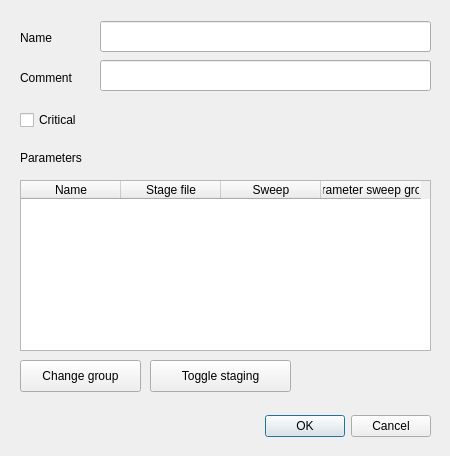
<?xml version="1.0" encoding="UTF-8"?>
<ui version="4.0">
 <class>Dialog</class>
 <widget class="QDialog" name="Dialog">
  <property name="geometry">
   <rect>
    <x>0</x>
    <y>0</y>
    <width>450</width>
    <height>456</height>
   </rect>
  </property>
  <property name="windowTitle">
   <string>Edit task</string>
  </property>
  <widget class="QDialogButtonBox" name="buttonBox">
   <property name="geometry">
    <rect>
     <x>250</x>
     <y>410</y>
     <width>181</width>
     <height>32</height>
    </rect>
   </property>
   <property name="orientation">
    <enum>Qt::Horizontal</enum>
   </property>
   <property name="standardButtons">
    <set>QDialogButtonBox::Cancel|QDialogButtonBox::Ok</set>
   </property>
  </widget>
  <widget class="QLabel" name="labelName">
   <property name="geometry">
    <rect>
     <x>20</x>
     <y>30</y>
     <width>62</width>
     <height>16</height>
    </rect>
   </property>
   <property name="text">
    <string>Name</string>
   </property>
  </widget>
  <widget class="QLabel" name="labelComment">
   <property name="geometry">
    <rect>
     <x>20</x>
     <y>70</y>
     <width>71</width>
     <height>16</height>
    </rect>
   </property>
   <property name="text">
    <string>Comment</string>
   </property>
  </widget>
  <widget class="QLabel" name="labelParameters">
   <property name="geometry">
    <rect>
     <x>20</x>
     <y>150</y>
     <width>91</width>
     <height>16</height>
    </rect>
   </property>
   <property name="text">
    <string>Parameters</string>
   </property>
  </widget>
  <widget class="QTableWidget" name="tableParameters">
   <property name="geometry">
    <rect>
     <x>20</x>
     <y>180</y>
     <width>411</width>
     <height>171</height>
    </rect>
   </property>
   <property name="editTriggers">
    <set>QAbstractItemView::NoEditTriggers</set>
   </property>
   <column>
    <property name="text">
     <string>Name</string>
    </property>
   </column>
   <column>
    <property name="text">
     <string>Stage file</string>
    </property>
   </column>
   <column>
    <property name="text">
     <string>Sweep</string>
    </property>
   </column>
   <column>
    <property name="text">
     <string>Parameter sweep group</string>
    </property>
   </column>
  </widget>
  <widget class="QLineEdit" name="textEditName">
   <property name="geometry">
    <rect>
     <x>100</x>
     <y>21</y>
     <width>331</width>
     <height>31</height>
    </rect>
   </property>
  </widget>
  <widget class="QLineEdit" name="textEditComment">
   <property name="geometry">
    <rect>
     <x>100</x>
     <y>60</y>
     <width>331</width>
     <height>31</height>
    </rect>
   </property>
  </widget>
  <widget class="QPushButton" name="buttonChangeGroup">
   <property name="geometry">
    <rect>
     <x>20</x>
     <y>360</y>
     <width>121</width>
     <height>32</height>
    </rect>
   </property>
   <property name="text">
    <string>Change group</string>
   </property>
  </widget>
  <widget class="QCheckBox" name="checkBoxCritical">
   <property name="geometry">
    <rect>
     <x>20</x>
     <y>110</y>
     <width>87</width>
     <height>20</height>
    </rect>
   </property>
   <property name="text">
    <string>Critical</string>
   </property>
  </widget>
  <widget class="QPushButton" name="buttonToggleStaging">
   <property name="geometry">
    <rect>
     <x>150</x>
     <y>360</y>
     <width>141</width>
     <height>32</height>
    </rect>
   </property>
   <property name="text">
    <string>Toggle staging</string>
   </property>
  </widget>
 </widget>
 <resources/>
 <connections>
  <connection>
   <sender>buttonBox</sender>
   <signal>accepted()</signal>
   <receiver>Dialog</receiver>
   <slot>accept()</slot>
   <hints>
    <hint type="sourcelabel">
     <x>248</x>
     <y>254</y>
    </hint>
    <hint type="destinationlabel">
     <x>157</x>
     <y>274</y>
    </hint>
   </hints>
  </connection>
  <connection>
   <sender>buttonBox</sender>
   <signal>rejected()</signal>
   <receiver>Dialog</receiver>
   <slot>reject()</slot>
   <hints>
    <hint type="sourcelabel">
     <x>316</x>
     <y>260</y>
    </hint>
    <hint type="destinationlabel">
     <x>286</x>
     <y>274</y>
    </hint>
   </hints>
  </connection>
 </connections>
</ui>
